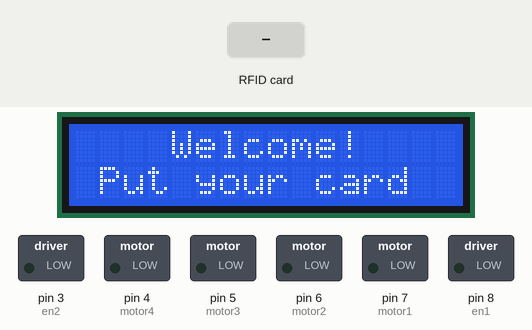
Simulated run of this sketch. Board: Arduino Uno, built with avr-gcc and run on an emulated ATmega328P. Shown: 16×2 character LCD, switched loads named in the sketch (green lamp = pin HIGH). The test bench sets the inputs (shaded band). Pins used as bus, display or sensor lines are not drawn; what the sketch prints to the serial monitor is not drawn.

Above: at 1.3 s.
1.4 s: RFID card 03 7D A7 9B held to the reader
At 1.59 s:
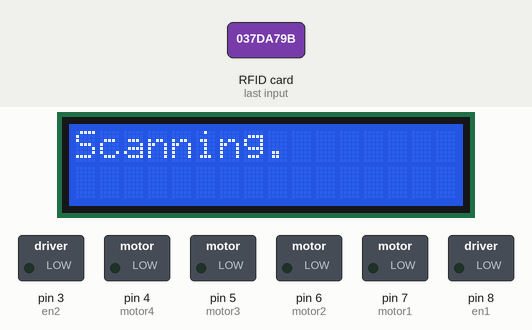
At 3.8 s:
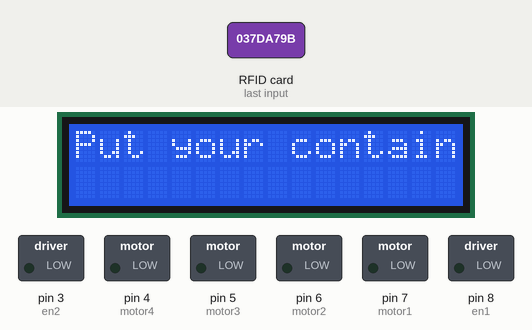
Timing chart, 0 to 15.6 s (numbered marks = the images above; inputs shaded):
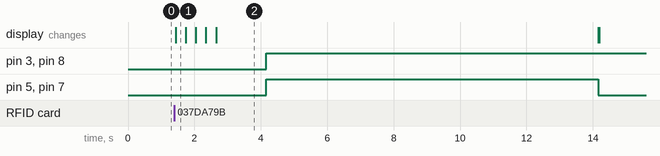

The sketch:

waterdispenser.ino
```cpp
  #include <LiquidCrystal_I2C.h>
  #include <SPI.h>
  #include <MFRC522.h>

  #define SS_PIN 10
  #define RST_PIN 9
  String UID = "03 7D A7 9B";

  const int motor1=7 ;
  const int motor2=6 ;
  const int motor3=5 ;
  const int motor4=4 ;
  const int en1=8;
  const int en2=3;

  LiquidCrystal_I2C lcd(0x27, 16, 2);
  MFRC522 rfid(SS_PIN, RST_PIN);


  void setup() {
    Serial.begin(9600);
    lcd.begin();
    lcd.backlight();
    pinMode(motor1, OUTPUT);
    pinMode(motor2, OUTPUT);
    pinMode(motor3, OUTPUT);
    pinMode(motor4, OUTPUT);
    pinMode(en1, OUTPUT);
    pinMode(en2, OUTPUT);
    SPI.begin();
    rfid.PCD_Init();
  }

  void loop() {
    lcd.setCursor(4, 0);
    lcd.print("Welcome!");
    lcd.setCursor(1, 1);
    lcd.print("Put your card");

    if ( ! rfid.PICC_IsNewCardPresent())
      return;
    if ( ! rfid.PICC_ReadCardSerial())
      return;

    lcd.clear();
    lcd.setCursor(0, 0);
    lcd.print("Scanning");
    Serial.print("NUID tag is :");
    String ID = "";
    for (byte i = 0; i < rfid.uid.size; i++) {
      lcd.print(".");
      ID.concat(String(rfid.uid.uidByte[i] < 0x10 ? " 0" : " "));
      ID.concat(String(rfid.uid.uidByte[i], HEX));
      delay(300);
    }
    ID.toUpperCase();

    if (ID.substring(1) == UID ) {
      lcd.clear();
      lcd.setCursor(0, 0);
      lcd.print("Put your container!!");
      delay(1500);
      analogWrite(en1,255);
      analogWrite(en2,255);
      digitalWrite(motor1, HIGH);
      digitalWrite(motor2, LOW);
      digitalWrite(motor3, HIGH);
      digitalWrite(motor4, LOW);
      delay(10000);
      digitalWrite(motor1, LOW);
      digitalWrite(motor2, LOW);
      digitalWrite(motor3, LOW);
      digitalWrite(motor4, LOW);
      lcd.clear();
    }
  else {
      lcd.clear();
      lcd.setCursor(0, 0);
      lcd.print("Wrong card!");
      delay(1500);
      lcd.clear();
    }
  }
```

Measured:
- after the input at 1.4 s, pin 3 (en2), pin 8 (en1): LOW → HIGH after 2.8 s; pin 5 (motor3), pin 7 (motor1): LOW → HIGH after 2.8 s, → LOW 10.0 s later; the display: changes at once (image 1)
